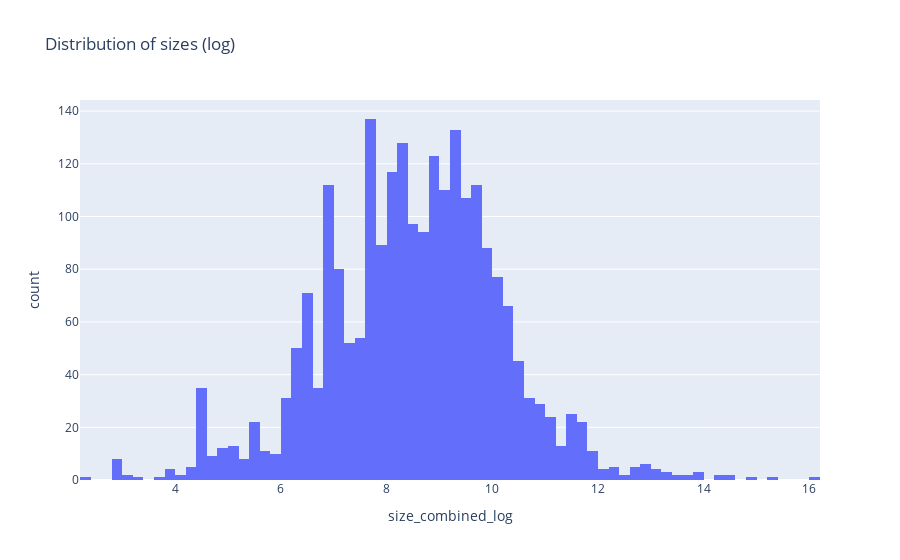

Notebook cell for this chart:
### Code cell
artsy_listings['size_combined_log'] = np.log(artsy_listings['size_combined'] + 1)
print(artsy_listings['size_combined_log'])
px.histogram(artsy_listings, x="size_combined_log", title="Distribution of sizes (log)")

### Figure 1 — Plotly figure (JSON) as saved in the notebook; plotly's stock layout.template omitted (floating-point values rounded to 4 significant figures; data arrays with more than 128 entries replaced by an {"elided": "..."} marker saying what was removed)
{"data": [{"alignmentgroup": "True", "bingroup": "x", "hovertemplate": "size_combined_log=%{x}<br>count=%{y}<extra></extra>", "legendgroup": "", "marker": {"color": "#636efa"}, "name": "", "offsetgroup": "", "orientation": "v", "showlegend": false, "type": "histogram", "x": {"elided": "2350 float values"}, "xaxis": "x", "yaxis": "y"}], "layout": {"barmode": "relative", "legend": {"tracegroupgap": 0}, "title": {"text": "Distribution of sizes (log)"}, "xaxis": {"anchor": "y", "domain": [0, 1], "title": {"text": "size_combined_log"}}, "yaxis": {"anchor": "x", "domain": [0, 1], "title": {"text": "count"}}}}
